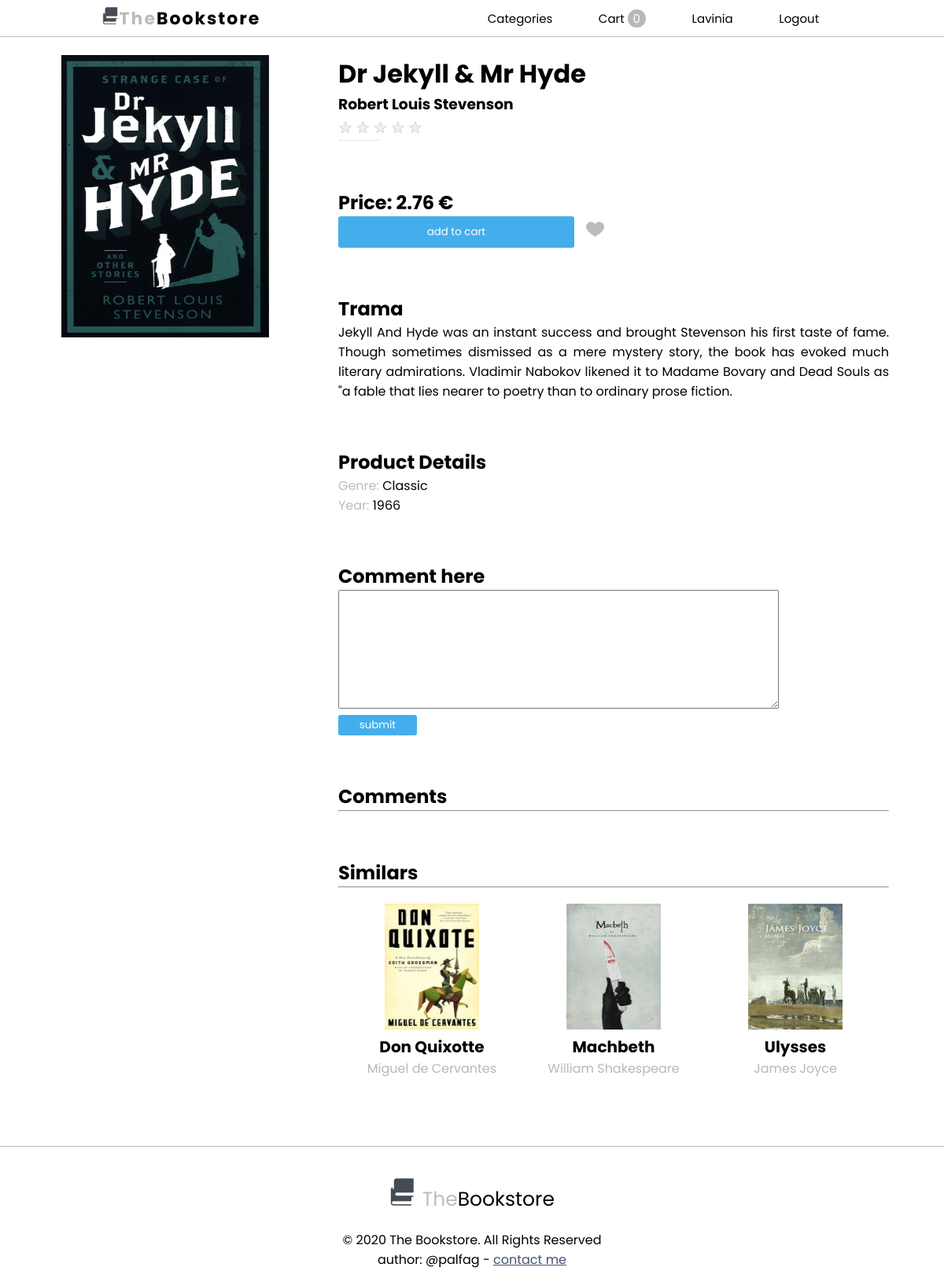
Screenshot of /php/book.php?id_book=4 (signed in) with the database file from the repository.
### tables this page shows
CREATE TABLE `Users` (
                         `email` varchar(32) NOT NULL,
                         `name` varchar(32) NOT NULL,
                         `surname` varchar(32) DEFAULT NULL,
                         `pwd` varchar(256) NOT NULL,
                         `image` varchar(256) DEFAULT NULL
);

CREATE TABLE `Books` (
                         `book_id` int(32) NOT NULL,
                         `title` varchar(32) NOT NULL,
                         `genre` varchar(32) DEFAULT NULL,
                         `trama` text,
                         `author` varchar(32) NOT NULL,
                         `published_year` year(4) DEFAULT NULL,
                         `cover` varchar(255) NOT NULL,
                         `price` decimal(6,2) DEFAULT NULL
);

### php/book.php (the view, shortened to what this page needs)
<?php
    $email = $_SESSION['email'];
    if(isset($_GET['id_book'])){
        $id_book = filter_input(INPUT_GET, "id_book",
            FILTER_SANITIZE_FULL_SPECIAL_CHARS);
        $book = retrieve_book_by_id($id_book);
        $in_wishlist = is_in_wishlist($id_book, $email);
        $cover = $book['cover'];
        $title = $book['title'];
        $genre = $book['genre'];
        $author = $book['author'];
        $year = $book['published_year'];
        $price = $book['price'];
        $trama = $book['trama'];
        $similars = retrieve_similar_books($id_book, $genre);
    }
?>
<!doctype html>
<html lang="en">
<head>
    <link rel="stylesheet" href="../css/book.css">
</head>
<body>
<?php require_once "navbar.php"; ?>
    <div class="row">
        <div class="column left">
            <img id="cover" src="<?= $cover ?>" alt="cover">
        </div>
        <div class="column right">
                <h1 id="title"><?= $title ?></h1>
                <h3 id="author"> <?= $author ?></h3>
                <div id="rating-system">
                    <ul>
                        <li class="star" data-index="0">★</li>
                        <li class="star" data-index="1">★</li>
                        <li class="star" data-index="2">★</li>
                        <li class="star" data-index="3">★</li>
                        <li class="star" data-index="4">★</li>
                    </ul>
                    <div id="add-rate-ajax-response"></div>
                </div>
                <h2 id="price">Price: <?= $price ?> € </h2>
                    <button class ="add-to-cart" id="<?=$id_book?>">add to cart</button>
            <?php
                if($in_wishlist){
                    ?>
                    <button class="like-button liked"><img class="like-img" src="../images/icons/like.png" alt="red heart"></button>
            <?php
                }
                else{
                    ?>
                    <button class="like-button not-liked"><img class="like-img" src="../images/icons/no_like.png" alt="grey heart"></button>
            <?php
                }
            ?>
                <h2>Trama</h2>
                <p><?= $trama ?></p>
                <h2>Product Details</h2>
                <p id="genre"><span>Genre:</span> <?= $genre ?></p>
                <p id="year"><span>Year:</span> <?= $year ?></p>
                <h2>Comment here</h2>
                <form id="comment-form" method="POST">
                    <textarea id="comment-text" name="comment"></textarea><br>
                    <input type="submit" value="submit">
                </form>
                <div id="comment-list">
                    <h2>Comments</h2>
                    <hr>
                </div>
                <h2>Similars</h2>
                <hr>
                <div id="similar">
                    <?php
                        for($i = 0; $i < count($similars); $i++){
                            $sim = $similars[$i];
                    ?>
                        <div class="book">
                            <div class="cover">
                                <a href='book.php?id_book=<?= $sim["book_id"] ?>'><img src="<?= $sim["cover"] ?>" alt="cover"></a></div>
                            <a href='book.php?id_book=<?= $sim["book_id"] ?>'><h3 class="title"> <?= $sim["title"] ?></h3></a>
                            <p class="author"><?= $sim["author"]?></p>
                        </div>
                    <?php
                        }
                    ?>
                </div>
        </div>
    </div>
</body>
</html>
<?php
function retrieve_book_by_id($id_book){
    $db = database_connection();
    $rows = $db->query("SELECT * FROM books WHERE  book_id = '$id_book'");
    $res = null;
        if($rows){
            foreach ($rows as $row){
                $res = $row;
            }
        }
        return $res;
}
function is_in_wishlist($id_book, $email){
    $db = database_connection();
    $rows = $db->query("SELECT * FROM Wishlist WHERE  user = '$email' AND item = '$id_book'");
    $res = false;
        return $res;
}
function retrieve_similar_books($id, $genre){
    $db = database_connection();
    $rows = $db->query("SELECT DISTINCT author, cover, title, book_id
                                    FROM Books
                                    WHERE book_id <> '$id' AND genre = '$genre' ORDER BY RAND() LIMIT 3");
    $data = array();
        if($rows){
            foreach ($rows as $row){
                $data[] = $row;
            }
        }
    return $data;
}
?>

### php/navbar.php (shortened to what this page needs)
<?php
    $badge_num = $_SESSION['badge'];
    $name = retrieve_name($_SESSION['email']);
?>
    <nav>
        <div class="logo">
            <h4><a href="home.php"><img id="logo-img" src="../images/icons/favicon.png" alt="logo"><span>The</span>Bookstore</a></h4>
        </div>
        <ul class="nav-options">
            <li>
                <div class="dropdown">
                    <button class="dropbtn">Categories</button>
                </div>
            </li>
            <li>
                <a class="notification" href="cart.php">Cart</a> <span class="badge"><?= $badge_num ?></span>
            </li>
            <li><a href="profile.php"><?= $name ?></a> </li>
            <li><a href="logout.php">Logout</a> </li>
        </ul>
    </nav>
<?php
function retrieve_name($email){
    $db = database_connection();
    $rows = $db->query("SELECT name FROM users WHERE email = '$email'");
    $res = null;
        if($rows) {
            foreach ($rows as $row) {
                $res = $row['name'];
            }
        }
        return $res;
}
?>

### css/navbar.css (style rules this page uses)
* { margin: 0px; padding: 0px; box-sizing: border-box; }
nav { display: flex; justify-content: space-around; align-items: center; min-height: 1.25cm; font-family: 'Poppins', sans-serif; font-size: 15px; border-width: 0px 0px 0.5px 0px; border-style: solid; border-bottom-color: #BFBBBB; background: #ffffff; position: fixed; top: 0; width: 100%; }
.logo span { color: #BFBBBB; }
.logo { letter-spacing: 2px; font-size: 22px; }
#logo-img { height: 22px; width: 22px; }
.nav-options { display: flex; justify-content: space-around; width: 40%; background: #ffffff; }
.nav-options li { list-style: none; }
.nav-options a { text-decoration: none; color: #000000; border-bottom: 3px solid transparent; }
.badge { padding: 1px 7px; border-radius: 50%; background-color: #b8b8b8; color: white; }
.dropdown { float: left; overflow: hidden; }
.dropdown .dropbtn { border: none; outline: none; background-color: inherit; font-family: inherit; font-size: 15px; }

### css/footer.css (style rules this page uses)
* { text-decoration: none; color: #000000; }
.footer { margin-top: 2cm; padding-top: 20px; font-family: 'Poppins', sans-serif; text-align: center; clear: both; padding-bottom: 1em; border-top: 0.5px solid #BFBBBB; }
.logo-footer { margin-top: 20px; margin-bottom: 20px; }
span { color: #BFBBBB; }
.footer img { width: 35px; height: 35px; }
#text-logo { font-size: 25px; text-align: center; }
#mail { color: #455072; text-decoration: underline; }

### css/book.css (style rules this page uses)
* { font-family: Poppins, sans-serif; text-decoration: none; color: black; }
#cover { margin-top: 60px; width: 7cm; height: 9.5cm; }
#add-rate-ajax-response { color: #BFBBBB; font-size: 2px; }
h1, h2 { margin-top: 60px; }
p { text-align: justify; }
span { color: #BFBBBB; }
.row:after { content: ""; display: table; clear: both; }
.column { float: left; padding: 10px; height: 100%; width: 100%; margin: auto; }
.left { width: 35%; text-align: center; }
.right { width: 60%; }
.add-to-cart { background: #44aeec; color: white; padding: 3px; border: none; height: 40px; width: 300px; border-radius: 3px; }
.like-button { background: none; border: none; outline: none; vertical-align: middle; margin-left: 0.25cm; }
.like-img { height: 25px; width: 25px; }
textarea { width: 80%; height: 4cm; padding: 5px; }
#comment-form input { background: #44aeec; color: white; padding: 3px; border: none; width: 100px; border-radius: 3px; }
.cover img { width: 120px; height: 160px; }
.book { margin-top: 20px; text-align: center; display: inline-block; width: 6cm; }
.author { color: #b8b8b8; text-align: center; }
.title { font-size: 20px; }
#similar { text-align: center; }
.star { display: inline-block; color: #F0F0F0; text-shadow: 0 0 1px #666666; font-size:20px; cursor: pointer; margin-top: 0px; }

### rows the page displays
users: name "Lavinia"
books: cover (picture), title "Dr Jekyll & Mr Hyde", author "Robert Louis Stevenson", price "2.76", trama "Jekyll And Hyde was an instant success and brought Stevenson his first taste of fame. Though sometimes dismissed as a mere mystery story, the book has evoked much literary admirations. Vladimir Nabokov likened it to Madame Bovary and Dead Souls as \"a fable that lies nearer to poetry than to ordinary prose fiction.", genre "Classic", published_year "1966"
books: cover (picture), title "Don Quixotte", author "Miguel de Cervantes"
books: cover (picture), title "Machbeth", author "William Shakespeare"
books: cover (picture), title "Ulysses", author "James Joyce"

### other values shown
$badge_num "0"
